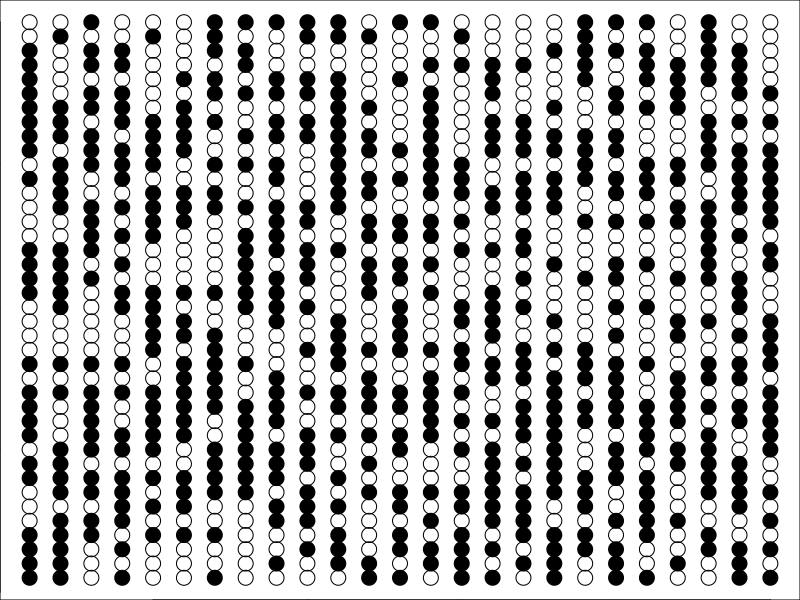

Here is the R script that generated this plot:
pdf("dots.pdf",paper='letter',width=5*1.2,height=8*1.2)
par(mar=c(0,0,0,0))
xs = rep(1:25,40)
ys = sort(rep(1:40,25))
filled = sample(c(1,19),1000,replace = T,prob=c(0.45,0.55))
plot(xs,ys,pch=filled,cex=2)
dev.off()
